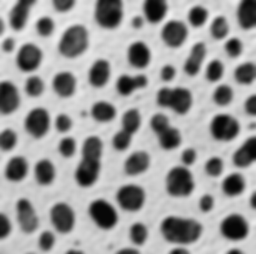
#> input picture INTERPOLATION /cells.png, 256 x 254 px, found by its file name
$ jupyter execute --allow-errors 'blob coloring.ipynb'   (Python 2 division)
#> lines starting #> are read from the running program, lines starting #| are printed output that depends on the picture; after the words box and inside, x2 and y2 are one past the last pixel; in counts of white or black regions, pixels touching at a corner belong together
[cell 1]
import cv2
import numpy as np
from matplotlib import pyplot as plt
np.seterr(divide='ignore', invalid='ignore')

[cell 2]
new_img = cv2.imread('cells.png',0)
#> new_img is the input picture: shape (254, 256); min 7, max 241, mean 151.7
w,h=new_img.shape
#> w = 254; h = 256
img=np.zeros((w,h),np.uint8)
optimal=128.5
for i in range(w):
    for j in range(h):
        if (new_img[i,j]>=optimal):
            img[i,j]=0
        else:
            img[i,j]=255
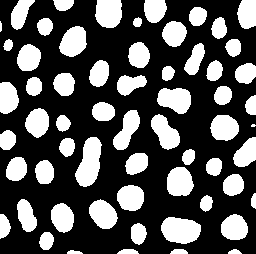
#> img: shape (254, 256); 33.2% white; 61 white regions (2 under 20 px), largest, box (x1, y1, x2, y2) and area: (75, 137, 102, 187) 885, (161, 217, 201, 244) 839, (157, 88, 191, 114) 668
w,h=img.shape
k=1
R=np.zeros((w,h),np.uint32)
R1=np.zeros((w,h),np.uint8)
for j in range(h):
    for i in range(w):
        if (img[i,j]==255):
            if (i==0 and j>0) :
                if (R[i, j-1]==0) :
                    R[i, j] = k
                    k = k + 1
                if (R[i, j - 1] > 0):
                    R[i, j] = R[i, j-1]


            if (j==0 and i>0) :
                if (R[i-1,j]>0):
                    R[i,j]=R[i-1,j]
                if (R[i-1,j]==0):
                    R[i, j] = k
                    k = k + 1

            if(i-1>=0 and j-1>=0):
                if( R[i][j-1]>0 and R[i-1][j]==0):
                    R[i,j]=R[i,j-1]
                if( R[i][j-1]==0 and R[i-1][j]>0):
                    R[i,j]=R[i-1,j]
                if( R[i][j-1]==0 and R[i-1][j]==0):
                    R[i,j]=k
                    k=k+1
                if( R[i][j-1]>0 and R[i-1][j]>0):
                    R[i,j]=R[i,j-1]
                    R[i-1,j]=R[i,j-1]
                    p=2
                    q=0
                    while(q==0):
                        if (R[i-p,j]!=0):
                                R[i-p,j]=R[i-p+1,j]
                                p=p+1

                        else :
                                q=1
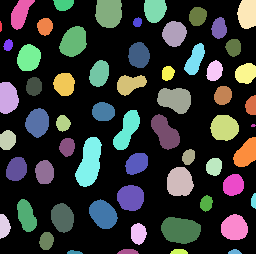
#> R: shape (254, 256) uint32; 62 distinct labels, from 0 to 406; one colour per label, 0 black
#> after the loop, k = 413
'''
S = [0] * k
for i in range(w):
    for j in range(h):
        if R[i, j] > 0:
            S[R[i, j]] = S[R[i, j]] + 1
print np.unique(S)

for i in range(w):
    for j in range(h):
            if S[R[i, j]] > 15:
                R1[i, j] = R[i, j]
                if R1[i, j] == 0:
                    R1[i, j] = 0
                else:
                    R1[i, j] = 255

'''

[cell 3]
regions=dict()
for i in range(w):
        for j in range(h):
            if (R[i,j]!=0):
                if  R[i,j] in regions:
                    regions[R[i,j]].append([i,j])
                else:
                    regions[R[i,j]]=[[i,j]]

regions


i=0
for k,v in regions.iteritems():
    if(len(v)>15):
        print k, "area", len(v)
        i=i+1
#> after the loop, i = 60


centroid=[]
stats=[]
region_statistics=dict()
for k,v in regions.iteritems():
    cent=[]
    xc=yc=0
    x_cord=[]
    y_cord=[]
    l=len(v)
    x_cord=[v[i][0] for i in range(l)]
    y_cord =[v[j][1] for j in range(l)]
    xc=int((sum(x_cord))/l)
    yc=int((sum(y_cord))/l)
    cent=[xc,yc]
    centroid.append(cent)
    area=l
    stats.append([area,cent])
    region_statistics[k]=[area,cent]
    print "Region",k,"Centroid",[xc,yc],"Area",len(v)
   # if(k==128):
     #   print v[1][1]

print len(stats)
#| 61

[cell 4]
statistic_area=dict()
i=0
for k,v in region_statistics.iteritems():
    if(v[0]>15):
        statistic_area[i]=v
        i=i+1
        print 'Region', i, 'Area', v[0], 'Centroid', v[1]
#> after the loop, i = 60

[cell 5]
len(regions)
#> Out = 61

[cell 6]
stats[0][1][0]
#> Out = 13

[cell 7]
from PIL import Image
im = Image.fromarray(img)
im.show()

[cell 8]
cv2.namedWindow("sample")
cv2.imshow("sample",img)
cv2.waitKey(1)

[cell 9]
len(centroid)
#> Out = 61

#> (a cell that did not finish here is left out)

[cell 11]
l1=[]
l2=[]
z=[]
for k,v in region_statistics.iteritems():
    l1.append(v[1][0])
    l2.append(v[1][1])
    z.append(v[0])

[cell 12]
print len(z)
#| 61

#> (a cell that did not finish here is left out)

[cell 14]
for i in range(len(stats)):
    x=int(stats[i][1][0])
    y=int(stats[i][1][1])
    area=int(stats[i][0])
    line='*'+str(area)
    #cv2.putText(img, line , (int(y), int(x)), cv2.FONT_HERSHEY_SIMPLEX, 0.25, 60)
    cv2.putText(img, line , (int(y), int(x)), cv2.FONT_HERSHEY_SIMPLEX, 0.25,(100,100,100),60)
#> img: shape (254, 256); every value is 100

#> (a cell that did not finish here is left out)

[cell 16]
from PIL import Image
im = Image.fromarray(R1)
#> im: PIL image 256x254 L; every value is 0
im.show()

[cell 17]
for i in range(l):
    area=stats[i][0]
    x=int(centroid[i][0])
    y=int(centroid[i][1])
    line='x.area'
    #font = cv2.FONT_HERSHEY_SIMPLEX
    #cv2.putText(img,line,(x,y), font, 4,(32,32,32),1,2)
    cv2.putText(R1, line, (int(x), int(y)), cv2.FONT_HERSHEY_SIMPLEX, 0.25, 100)
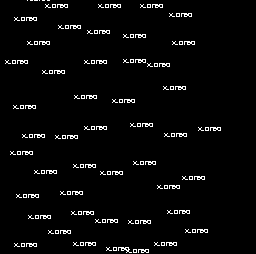
#> R1: shape (254, 256); values 0 (black) and 100 (white), 3.6% white in thin lines or dots, all inside (x1, y1, x2, y2) = (5, 0, 221, 253)
    #cv2.putText(img, line, (x, y ), cv2.FONT_HERSHEY_SIMPLEX, 1, 2)
